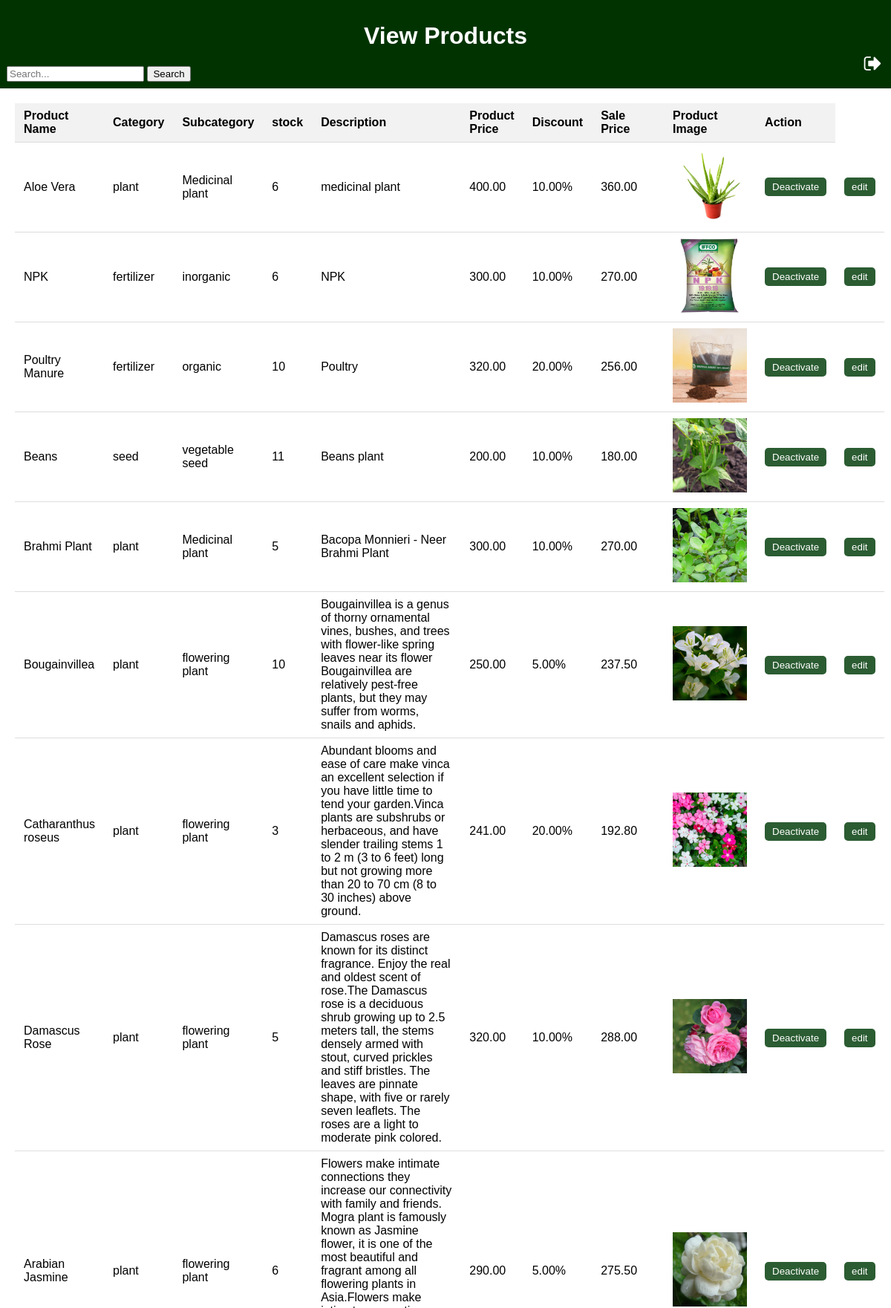
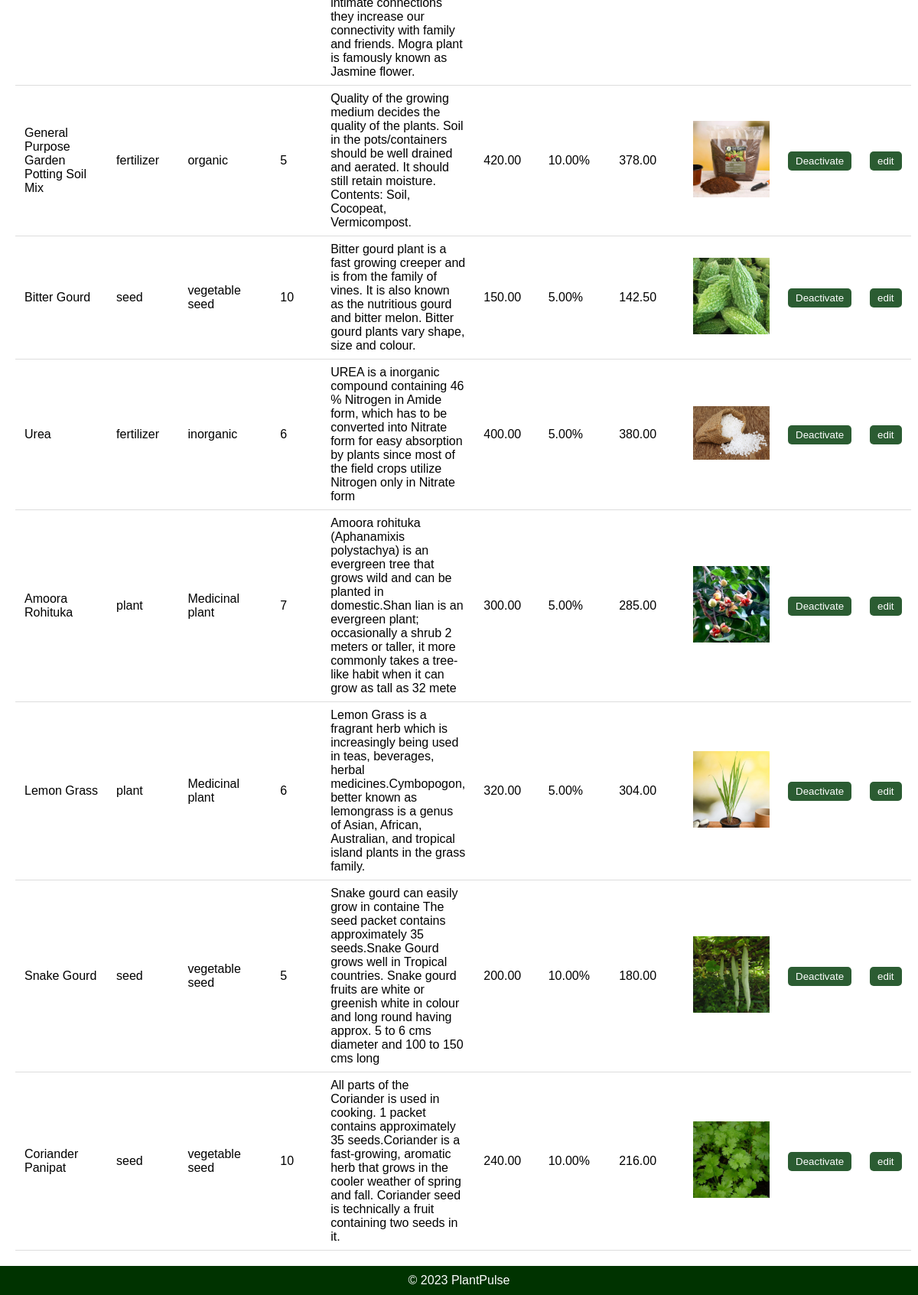
/viewproduct/, run on the app's committed database (2 pictures, top to bottom).
### appplant/models.py (models this page shows, shortened)
class Product2(models.Model):
     product_name = models.CharField(max_length=255)
     category = models.ForeignKey(Category2, on_delete=models.CASCADE)  # Use ForeignKey to relate to Category
     subcategory = models.ForeignKey(Subcategory2, on_delete=models.CASCADE)  # Use ForeignKey to relate to Subcategory
     stock = models.PositiveIntegerField(default=1, null=True)
     description = models.TextField()
     price = models.DecimalField(max_digits=10, decimal_places=2)
     discount = models.DecimalField(max_digits=5, decimal_places=2, default=0.0)
     sale_price = models.DecimalField(max_digits=10, decimal_places=2, editable=False)
     product_image = models.ImageField(upload_to='product_images/')
     STATUS_CHOICES = [
         ('In Stock', 'In Stock'),
         ('Out of Stock', 'Out of Stock'),
     ]
     status = models.CharField(max_length=20, choices=STATUS_CHOICES, default='In Stock')

class Category2(models.Model):
    name = models.CharField(max_length=100)

class Subcategory2(models.Model):
     name = models.CharField(max_length=100)
     category = models.ForeignKey(Category2, on_delete=models.CASCADE)

### appplant/views.py (the view)
# urls.py: path('viewproduct/',views.view_product,name="viewproduct"),
def view_product(request):
    products = Product2.objects.all()
    for product in products :
        queryset=Category2.objects.filter(id=product.category_id)
        queryset1=Subcategory2.objects.filter(id=product.subcategory_id)
        product.subcat=queryset1[0]
        product.procat = queryset[0]
    return render(request, 'viewproduct.html', {'products': products})

### templates/viewproduct.html (shortened to what this page needs)
{% load static %}
<!DOCTYPE html>
<html lang="en">
<head>
</head>
<body>
    <div class="header">
        <h1><center>View Products</center></h1>
        <a href="{% url 'adminpanel' %}"><img src="{% static 'images/log4.png' %}" alt="Cart" class="Cart-icon" style="margin-right: 10px;"></a>
        <form method="get" action="{% url 'search_prod' %}">
            <input type="text" name="q" placeholder="Search...">
            <button type="submit">Search</button>
        </form>
    </div>
    <div class="container">
        <table id="productTable">
            <tr>
                <th>Product Name</th>
                <th>Category</th>
                <th>Subcategory</th>
                <th>stock</th>
                <th>Description</th>
                <th>Product Price</th>
                <th>Discount</th>
                <th>Sale Price</th>
                <th></th>
                <th>Product Image</th>
                <th>Action</th>
            </tr>
            {% for product in products %}
                <tr>
                    <td>{{ product.product_name }}</td>
                    <td>{{ product.procat.name }}</td>
                    <td>{{ product.subcat.name}}</td>
                    <td>{{ product.stock }}</td>
                    <td>{{ product.description }}</td>
                    <td>{{ product.price }}</td>
                    <td>{{ product.discount }}%</td>
                    <td>{{ product.sale_price }}</td>
                    <td></td>
                    <td>
                        {% if product.product_image %}
                            <img src="{{ product.product_image.url }}" alt="{{ product.product_name }}" width="100">
                        {% else %}
                            No image available
                        {% endif %}
                    </td>
                    <td>
                        <form action="{% url 'delete_product' product.id %}" method="post">
                            <button type="submit" class="delete-button">Deactivate</button>
                        </form>
                    </td>
                    <td>
                        <form action="{% url 'edit_product' product.id %}" method="post">
                            <button type="submit" class="delete-button">edit</button>
                        </form>
                    </td>
                </tr>
            {% endfor %}
        </table>
    </div>
    <div class="footer">
        &copy; 2023 PlantPulse
    </div>
</body>
</html>

### templates/viewproduct.html (style rules this page uses)
body { font-family: Arial, sans-serif; background-image: url('/static/images/background.jpg'); background-size: cover; background-repeat: no-repeat; margin: 0; }
.container { padding: 20px; }
table { width: 100%; border-collapse: collapse; }
th, td { padding: 8px 12px; text-align: left; border-bottom: 1px solid #ddd; }
th { background-color: #f2f2f2; }
.delete-button { background-color: #2b5c32; color: #fff; border: none; padding: 5px 10px; border-radius: 5px; cursor: pointer; }
.header { background-color: #003300; color: #fff; text-align: center; padding: 10px; }
.footer { background-color: #003300; color: #fff; text-align: center; padding: 10px; }
.Cart-icon { position: absolute; right: 0; top:70px; }
.header { background-color: #003300; color: #fff; text-align: left; padding: 9px; position: relative; }

### data on the page
Product2: product_name "Aloe Vera", procat.name "plant", subcat.name "Medicinal plant", stock "6", description "medicinal plant", price "400.00", discount "10.00", sale_price "360.00", product_image (picture)
Product2: product_name "NPK", procat.name "fertilizer", subcat.name "inorganic", stock "6", description "NPK", price "300.00", discount "10.00", sale_price "270.00", product_image (picture)
Product2: product_name "Poultry Manure", procat.name "fertilizer", subcat.name "organic", stock "10", description "Poultry", price "320.00", discount "20.00", sale_price "256.00", product_image (picture)
Product2: product_name "Beans", procat.name "seed", subcat.name "vegetable seed", stock "11", description "Beans plant", price "200.00", discount "10.00", sale_price "180.00", product_image (picture)
Product2: product_name "Brahmi Plant", procat.name "plant", subcat.name "Medicinal plant", stock "5", description "Bacopa Monnieri - Neer Brahmi Plant", price "300.00", discount "10.00", sale_price "270.00", product_image (picture)
Product2: product_name "Bougainvillea", procat.name "plant", subcat.name "flowering plant", stock "10", description "Bougainvillea is a genus of thorny ornamental vines, bushes, and trees with flower-like spring leaves near its flower Bougainvillea are relatively pest-free plants, but they may suffer from worms, snails and aphids.", price "250.00", discount "5.00", sale_price "237.50", product_image (picture)
Product2: product_name "Catharanthus roseus", procat.name "plant", subcat.name "flowering plant", stock "3", description "Abundant blooms and ease of care make vinca an excellent selection if you have little time to tend your garden.Vinca plants are subshrubs or herbaceous, and have slender trailing stems 1 to 2 m (3 to 6 feet) long but not growing more than 20 to 70 cm (8 to 30 inches) above ground.", price "241.00", discount "20.00", sale_price "192.80", product_image (picture)
Product2: product_name "Damascus Rose", procat.name "plant", subcat.name "flowering plant", stock "5", description "Damascus roses are known for its distinct fragrance. Enjoy the real and oldest scent of rose.The Damascus rose is a deciduous shrub growing up to 2.5 meters tall, the stems densely armed with stout, curved prickles and stiff bristles. The leaves are pinnate shape, with five or rarely seven leaflets. The roses are a light to moderate pink colored.", price "320.00", discount "10.00", sale_price "288.00", product_image (picture)
Product2: product_name "Arabian Jasmine", procat.name "plant", subcat.name "flowering plant", stock "6", description "Flowers make intimate connections they increase our connectivity with family and friends. Mogra plant is famously known as Jasmine flower, it is one of the most beautiful and fragrant among all flowering plants in Asia.Flowers make intimate connections they increase our connectivity with family and friends. Mogra plant is famously known as Jasmine flower.", price "290.00", discount "5.00", sale_price "275.50", product_image (picture)
Product2: product_name "General Purpose Garden Potting Soil Mix", procat.name "fertilizer", subcat.name "organic", stock "5", description "Quality of the growing medium decides the quality of the plants. Soil in the pots/containers should be well drained and aerated. It should still retain moisture. Contents: Soil, Cocopeat, Vermicompost.", price "420.00", discount "10.00", sale_price "378.00", product_image (picture)
Product2: product_name "Bitter Gourd", procat.name "seed", subcat.name "vegetable seed", stock "10", description "Bitter gourd plant is a fast growing creeper and is from the family of vines. It is also known as the nutritious gourd and bitter melon. Bitter gourd plants vary shape, size and colour.", price "150.00", discount "5.00", sale_price "142.50", product_image (picture)
Product2: product_name "Urea", procat.name "fertilizer", subcat.name "inorganic", stock "6", description "UREA is a inorganic compound containing 46 % Nitrogen in Amide form, which has to be converted into Nitrate form for easy absorption by plants since most of the field crops utilize Nitrogen only in Nitrate form", price "400.00", discount "5.00", sale_price "380.00", product_image (picture)
Product2: product_name "Amoora Rohituka", procat.name "plant", subcat.name "Medicinal plant", stock "7", description "Amoora rohituka (Aphanamixis polystachya) is an evergreen tree that grows wild and can be planted in domestic.Shan lian is an evergreen plant; occasionally a shrub 2 meters or taller, it more commonly takes a tree-like habit when it can grow as tall as 32 mete", price "300.00", discount "5.00", sale_price "285.00", product_image (picture)
Product2: product_name "Lemon Grass", procat.name "plant", subcat.name "Medicinal plant", stock "6", description "Lemon Grass is a fragrant herb which is increasingly being used in teas, beverages, herbal medicines.Cymbopogon, better known as lemongrass is a genus of Asian, African, Australian, and tropical island plants in the grass family.", price "320.00", discount "5.00", sale_price "304.00", product_image (picture)
Product2: product_name "Snake Gourd", procat.name "seed", subcat.name "vegetable seed", stock "5", description "Snake gourd can easily grow in containe The seed packet contains approximately 35 seeds.Snake Gourd grows well in Tropical countries. Snake gourd fruits are white or greenish white in colour and long round having approx. 5 to 6 cms diameter and 100 to 150 cms long", price "200.00", discount "10.00", sale_price "180.00", product_image (picture)
Product2: product_name "Coriander Panipat", procat.name "seed", subcat.name "vegetable seed", stock "10", description "All parts of the Coriander is used in cooking. 1 packet contains approximately 35 seeds.Coriander is a fast-growing, aromatic herb that grows in the cooler weather of spring and fall. Coriander seed is technically a fruit containing two seeds in it.", price "240.00", discount "10.00", sale_price "216.00", product_image (picture)
